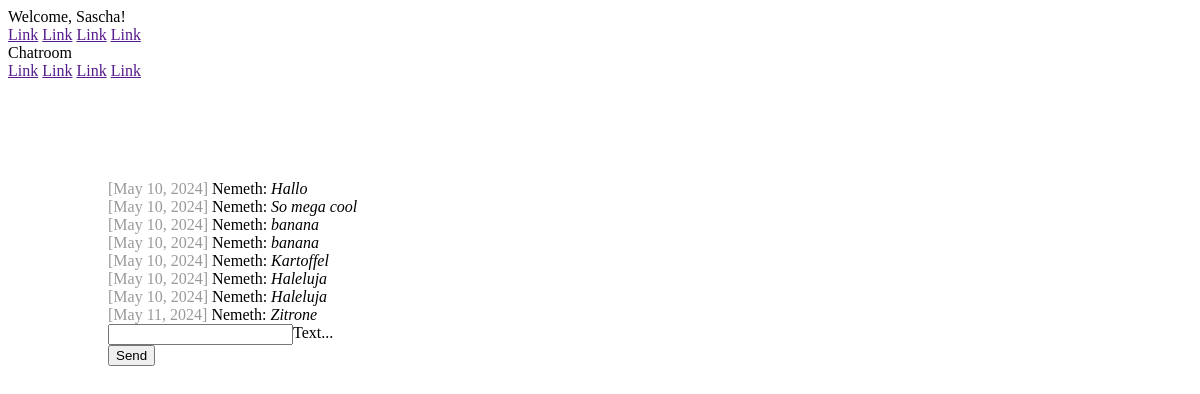
Page /chat/ (signed in) on the earlier database version.
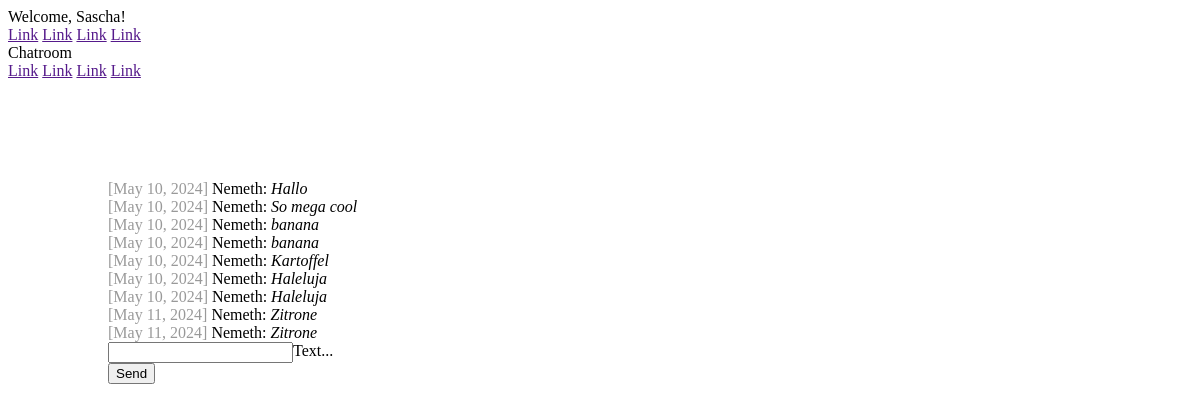
Same page on the later database version.
### chat/models.py (models this page shows)
class Message(models.Model):
    text = models.CharField(max_length=500)
    created_at = models.DateField(default=date.today)
    chat = models.ForeignKey(
        Chat,
        on_delete=models.CASCADE,
        related_name="chat_message_set",
        default=None,
        blank=True,
        null=True,
    )
    author = models.ForeignKey(
        settings.AUTH_USER_MODEL,
        on_delete=models.CASCADE,
        related_name="author_message_set",
    )
    receiver = models.ForeignKey(
        settings.AUTH_USER_MODEL,
        on_delete=models.CASCADE,
        related_name="receiver_message_set",
    )

### chat/views.py (the view, shortened to what this page needs)
# urls.py: path('chat/', index),
@login_required(login_url="/login/")
def index(request):
    chatMessages = Message.objects.filter(chat__id=1)
    return render(request, "chat/index.html", {"messages": chatMessages})

### chat/templates/chat/index.html (shortened to what this page needs)
{% extends "base.html" %}
{% block content %}
    {% if request.user.is_authenticated %}
        <div id="messageContainer">
            {% for message in messages %}
                <div>
                    <span class="color-gray"> [{{ message.created_at }}]</span>
                    {{ message.author.last_name }}:
                    <i>{{ message.text }}</i>
                </div>
            {% endfor %}
        </div>
        <form onsubmit="sendMessage(); return false" method="post">
            <div class="mdl-textfield mdl-js-textfield mdl-textfield--floating-label">
                <input class="mdl-textfield__input" name="textmessage" type="text" id="messageField" />
                <label class="mdl-textfield__label" for="messageField">Text...</label>
            </div>
            <button class="mdl-button mdl-js-button mdl-button--raised mdl-js-ripple-effect mdl-button--accent">
                Send
            </button>
        </form>
    {% else %}
        <h1>Nicht eingeloggt!</h1>
        <p>
            Du bist aktuell nicht eingeloggt. Bitte logge Dich ein.<br />
            Bitte klicke <a href="/login/">hier</a>.
        </p>
    {% endif %}
{% endblock %}

Differences in the rows shown:
added Message: created_at "May 11, 2024", author.last_name "Nemeth", text "Zitrone"
